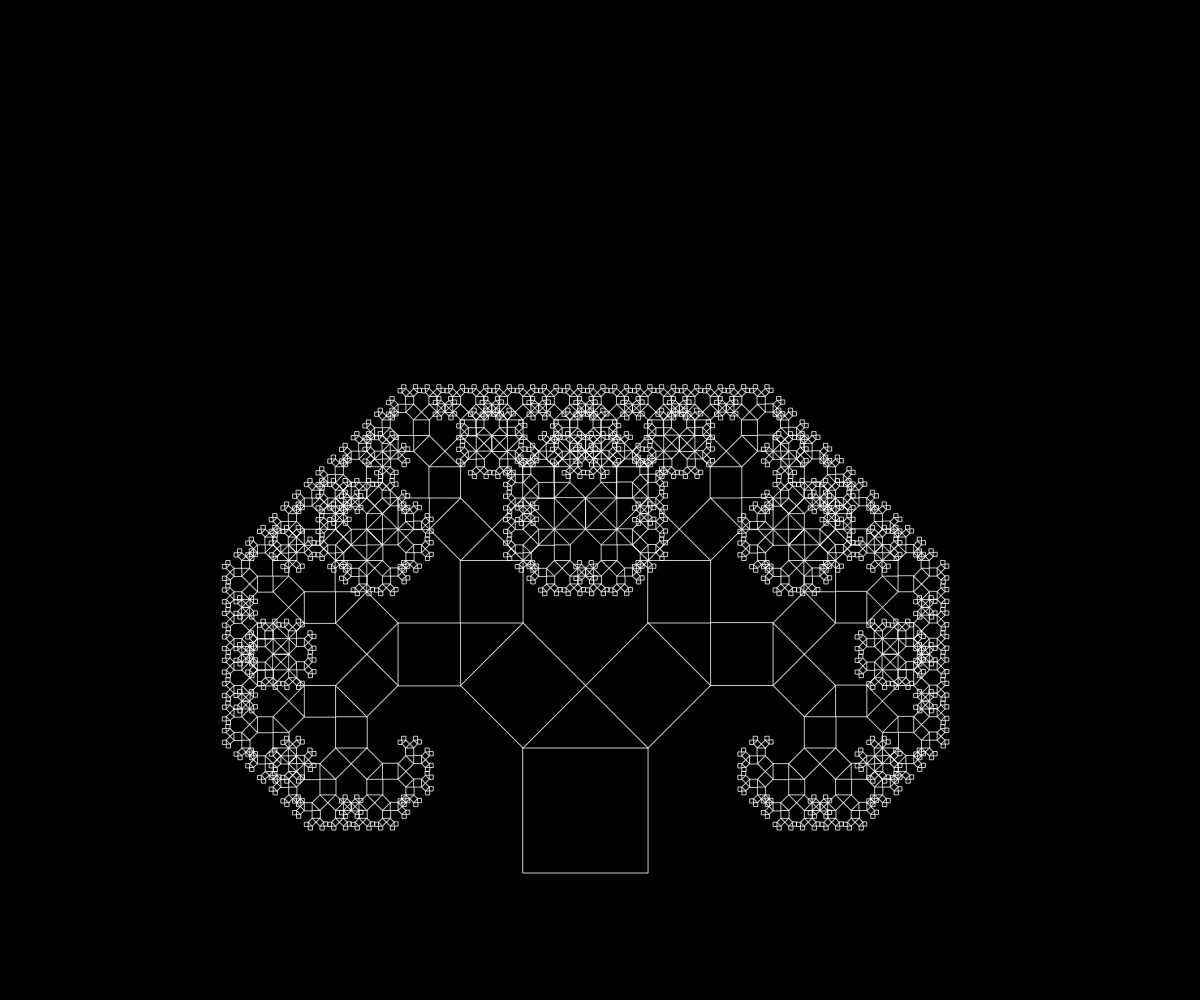
Frame 1 (no input)
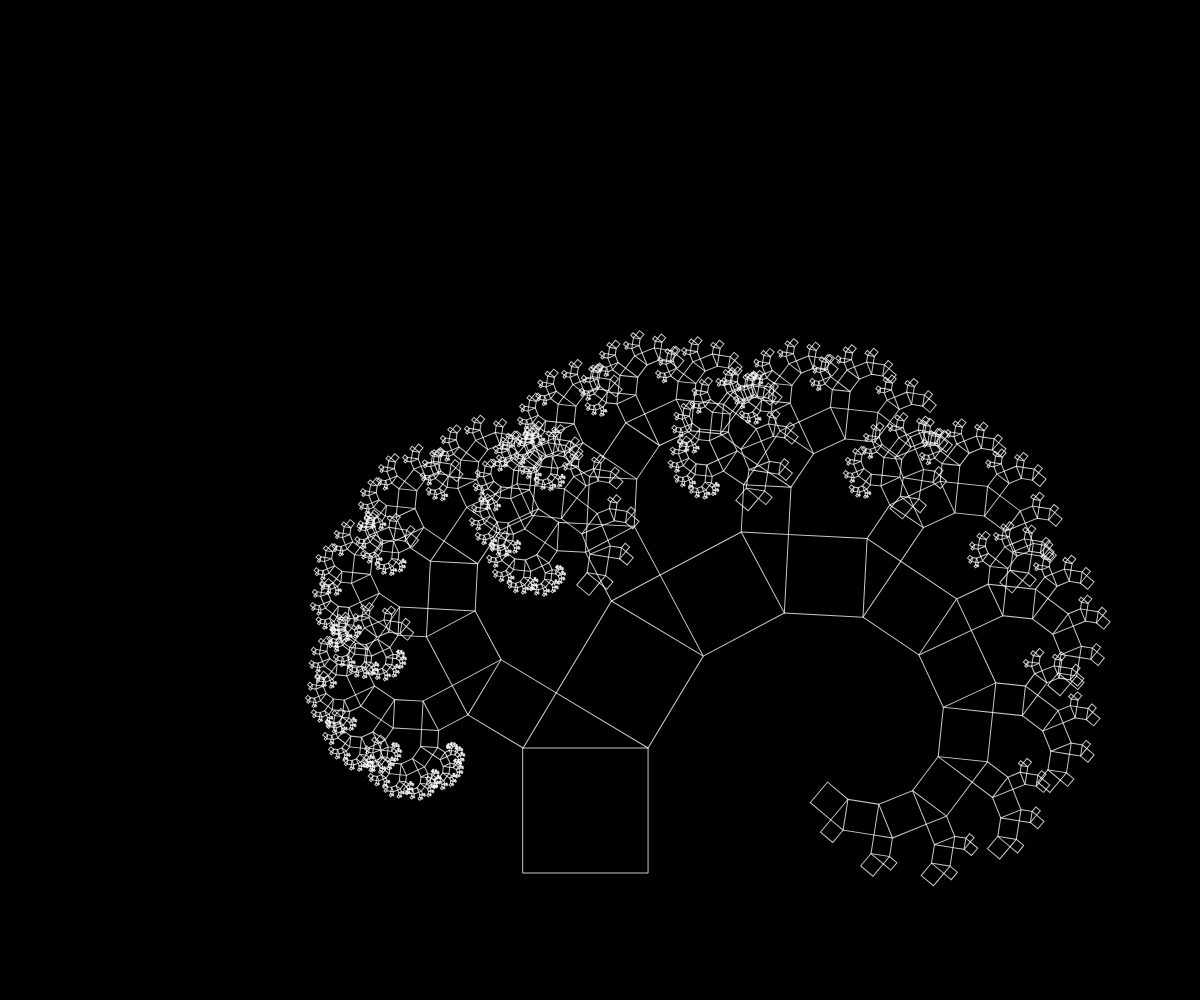
Frame 60 (no input)
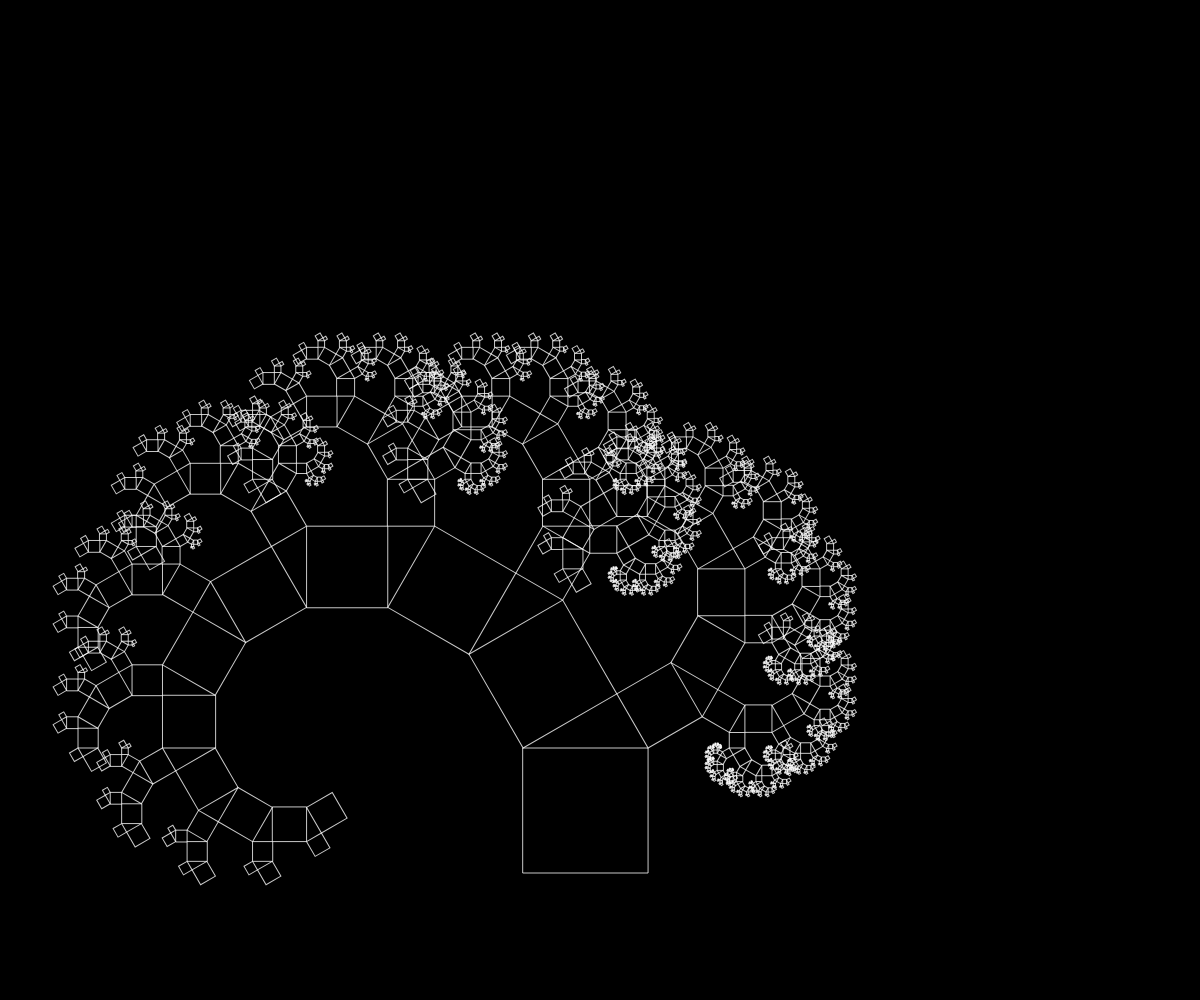
Frame 120 (the mouse pressed at the canvas centre since frame 60)

The p5.js sketch that drew these frames (run headless with seeded random() and noise() and a simulated clock; from frame 60 on, the mouse is pressed at the canvas centre):

// p5.js sketch
// ── sketch.js
let tree, input, button, playStopBtn;

function setup() {
    createCanvas(window.innerWidth, window.innerHeight);
    stroke(255, 200);
    noFill();

    let angle = PI/4;
    updateAngle(angle);

    input = createInput(degrees(angle));

    button = createButton('Change');
    button.mousePressed(onPress);

    createP('Set manual angle:  ').child(input).child(button);

    playStopBtn = createButton('Play/Stop animation').center("horizontal");
    playStopBtn.mousePressed(playStop);

    let size = min (height/8, width/8);
    tree = new PythagorasTree(width/2 - height/13, height - size*2 - 2, 10, angle, size);
}

let isLoop = true;

function draw() {
    background(0);

    tree.show();
    if (isLoop)
        tree.changeAngle(radians(frameCount%89));
}

function playStop() {
    isLoop = !isLoop;
    isLoop ? loop() : noLoop();
}

function onPress() {
    isLoop = false;
    noLoop();
    let newAngle = radians(input.value());
    if (newAngle < HALF_PI && newAngle > 0) {
        tree.changeAngle(newAngle);
        redraw();
    }
}
// ── PythagorasTree.js
let c, s, cs, cSqr, sSqr;

function updateAngle(a) {
    c = cos(a);
    s = sin(a);
    cs = c * s;
    cSqr = pow(c, 2);
    sSqr = pow(s, 2);
}

class Box {
    constructor(x, y, size) {
        this.x = x;
        this.y = y;
        this.size = size;
    }

    show() {
        square(0, 0, this.size);
    }
}

class Branch {
    constructor(root, depth, angle) {
        this.root = root;
        this.depth = depth;
        this.angle = angle;

        if (this.depth > 0) {
            this.leftBranch = new Branch(
                new Box(
                    0,
                    -this.root.size * c,
                    this.root.size * c
                ),
                depth - 1,
                angle
            );

            this.rightBranch = new Branch(
                new Box(
                    this.root.size * (cSqr + cs),
                    -this.root.size * (sSqr + cs),
                    this.root.size * s
                ),
                depth - 1,
                angle
            );
        }
    }

    show() {
        this.root.show();
        if(this.depth > 0) {
            push();
            rotate(-this.angle);
            translate(this.leftBranch.root.x, this.leftBranch.root.y);
            this.leftBranch.show();
            pop();

            push();
            translate(this.rightBranch.root.x, this.rightBranch.root.y);
            rotate(HALF_PI - this.angle);
            this.rightBranch.show();
            pop();
        }
    }
}

class PythagorasTree {
    constructor(x, y, depth = 10, angle = QUARTER_PI, size = height / 6) {
        this.x = x;
        this.y = y;

        this.size = size;
        this.angle = angle;
        this.depth = depth;

        this.root = new Branch(
            new Box(0, 0, this.size),
            this.depth,
            this.angle
        );
    }

    changeAngle(angle) {
        updateAngle(angle);

        this.angle = angle;
        this.root = new Branch(
            new Box(0, 0, this.size),
            this.depth,
            this.angle
        );
    }

    show() {
        translate(this.x, this.y);
        this.root.show();
    }
}
